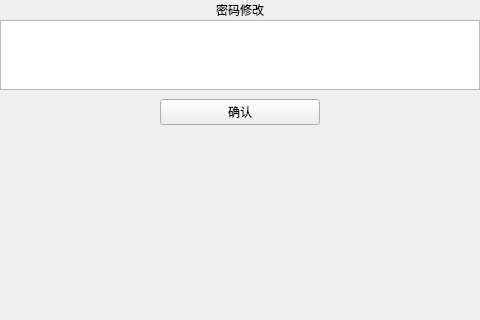
<?xml version="1.0" encoding="UTF-8"?>
<ui version="4.0">
 <class>ui_modify_password</class>
 <widget class="QMainWindow" name="ui_modify_password">
  <property name="geometry">
   <rect>
    <x>0</x>
    <y>0</y>
    <width>480</width>
    <height>320</height>
   </rect>
  </property>
  <property name="focusPolicy">
   <enum>Qt::StrongFocus</enum>
  </property>
  <property name="windowTitle">
   <string>MainWindow</string>
  </property>
  <widget class="QWidget" name="centralwidget">
   <layout class="QVBoxLayout" name="verticalLayout">
    <property name="spacing">
     <number>0</number>
    </property>
    <property name="leftMargin">
     <number>0</number>
    </property>
    <property name="topMargin">
     <number>0</number>
    </property>
    <property name="rightMargin">
     <number>0</number>
    </property>
    <property name="bottomMargin">
     <number>0</number>
    </property>
    <item>
     <widget class="QWidget" name="modify_password_title_widget" native="true">
      <layout class="QHBoxLayout" name="horizontalLayout" stretch="1,1,2,2">
       <property name="spacing">
        <number>0</number>
       </property>
       <property name="leftMargin">
        <number>0</number>
       </property>
       <property name="topMargin">
        <number>0</number>
       </property>
       <property name="rightMargin">
        <number>0</number>
       </property>
       <property name="bottomMargin">
        <number>0</number>
       </property>
       <item alignment="Qt::AlignLeft|Qt::AlignVCenter">
        <widget class="clicked_Label" name="modify_password_back_btn" native="true">
         <property name="text" stdset="0">
          <string/>
         </property>
        </widget>
       </item>
       <item>
        <spacer name="horizontalSpacer">
         <property name="orientation">
          <enum>Qt::Horizontal</enum>
         </property>
         <property name="sizeHint" stdset="0">
          <size>
           <width>77</width>
           <height>20</height>
          </size>
         </property>
        </spacer>
       </item>
       <item>
        <widget class="QLabel" name="modify_password_title_label">
         <property name="styleSheet">
          <string notr="true"/>
         </property>
         <property name="text">
          <string>密码修改</string>
         </property>
         <property name="alignment">
          <set>Qt::AlignCenter</set>
         </property>
        </widget>
       </item>
       <item>
        <spacer name="horizontalSpacer_2">
         <property name="orientation">
          <enum>Qt::Horizontal</enum>
         </property>
         <property name="sizeHint" stdset="0">
          <size>
           <width>157</width>
           <height>20</height>
          </size>
         </property>
        </spacer>
       </item>
      </layout>
     </widget>
    </item>
    <item>
     <widget class="QListView" name="modify_password_listView"/>
    </item>
    <item>
     <widget class="QWidget" name="widget_2" native="true">
      <layout class="QHBoxLayout" name="horizontalLayout_2">
       <property name="spacing">
        <number>0</number>
       </property>
       <property name="leftMargin">
        <number>0</number>
       </property>
       <property name="rightMargin">
        <number>0</number>
       </property>
       <property name="bottomMargin">
        <number>0</number>
       </property>
       <item>
        <spacer name="horizontalSpacer_3">
         <property name="orientation">
          <enum>Qt::Horizontal</enum>
         </property>
         <property name="sizeHint" stdset="0">
          <size>
           <width>157</width>
           <height>20</height>
          </size>
         </property>
        </spacer>
       </item>
       <item>
        <widget class="QPushButton" name="modify_password_save_btn">
         <property name="sizePolicy">
          <sizepolicy hsizetype="Expanding" vsizetype="Expanding">
           <horstretch>0</horstretch>
           <verstretch>0</verstretch>
          </sizepolicy>
         </property>
         <property name="maximumSize">
          <size>
           <width>225</width>
           <height>80</height>
          </size>
         </property>
         <property name="styleSheet">
          <string notr="true"/>
         </property>
         <property name="text">
          <string>确认</string>
         </property>
        </widget>
       </item>
       <item>
        <spacer name="horizontalSpacer_4">
         <property name="orientation">
          <enum>Qt::Horizontal</enum>
         </property>
         <property name="sizeHint" stdset="0">
          <size>
           <width>157</width>
           <height>20</height>
          </size>
         </property>
        </spacer>
       </item>
      </layout>
     </widget>
    </item>
    <item>
     <spacer name="verticalSpacer">
      <property name="orientation">
       <enum>Qt::Vertical</enum>
      </property>
      <property name="sizeType">
       <enum>QSizePolicy::Expanding</enum>
      </property>
      <property name="sizeHint" stdset="0">
       <size>
        <width>20</width>
        <height>550</height>
       </size>
      </property>
     </spacer>
    </item>
   </layout>
  </widget>
 </widget>
 <customwidgets>
  <customwidget>
   <class>clicked_Label</class>
   <extends>QWidget</extends>
   <header location="global">clicked_label.hpp</header>
  </customwidget>
 </customwidgets>
 <resources/>
 <connections/>
</ui>
